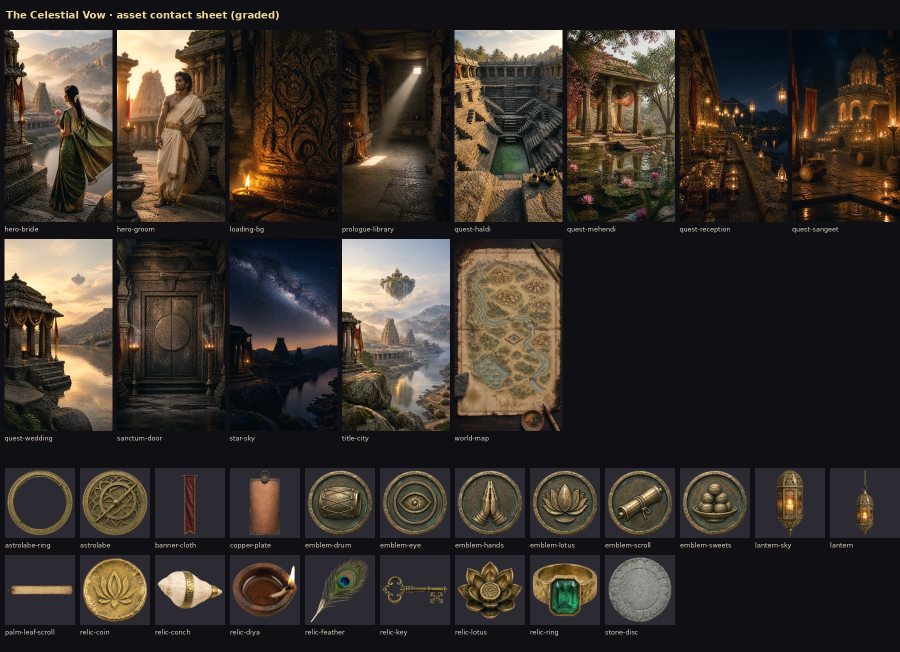
#> input picture kavya-weds-siddharth/assets/contact-sheet.jpg, 1800 x 1304 px (shown at 1/2 size)
$ python grade.py ../kavya-weds-siddharth/assets/og-image.jpg ../kavya-weds-siddharth/assets/contact-sheet.jpg ../kavya-weds-siddharth/assets/contact-sheet.jpg 5
#> lines starting #> are read from the running program, lines starting #| are printed output that depends on the picture
"""One cinematic grade for every asset, then web-optimised exports.
Usage: python3 tools/grade.py scene <raw.jpg> <name>      -> assets/scenes/<name>.webp/.jpg (1080x1920)
       python3 tools/grade.py cut   <raw.png> <name> [max] -> assets/cutouts/<name>.webp (trimmed, alpha)
Grade: warm highlights, slightly teal shadows, gently lifted blacks, controlled saturation. No baked grain.
"""
import sys, os, io
import numpy as np
from PIL import Image, ImageFilter

ROOT = os.path.join(os.path.dirname(__file__), "..", "kavya-weds-siddharth", "assets")

def grade(rgb):
    a = np.asarray(rgb).astype(np.float32) / 255.0
    L = (a @ np.array([0.2126, 0.7152, 0.0722], np.float32))[..., None]
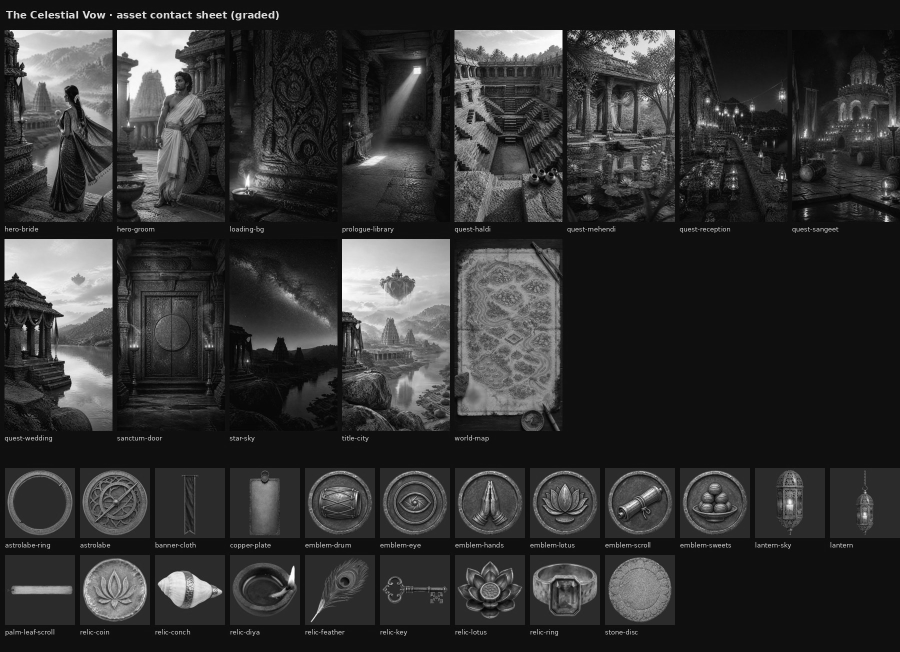
#> L: shape (1304, 1800, 1) float32 (shown at 1/2 size); min 0, max 1, mean 0.202
    a = np.clip((a - 0.5) * 1.04 + 0.5, 0, 1)               # a touch of contrast
    ws, wh = (1 - L) ** 2, L ** 2
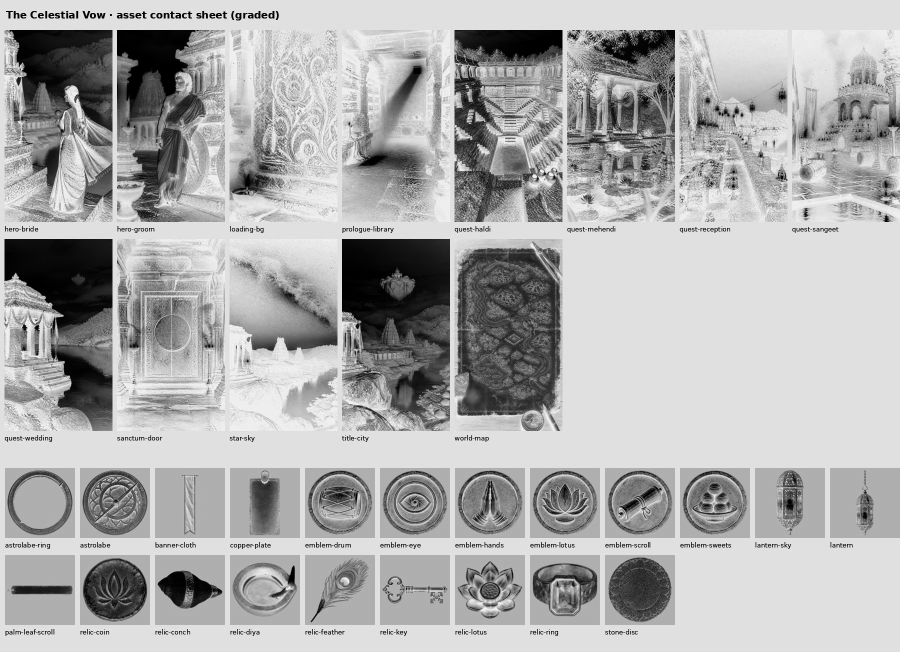
#> ws: shape (1304, 1800, 1) float32 (shown at 1/2 size); min 0, max 1, mean 0.679
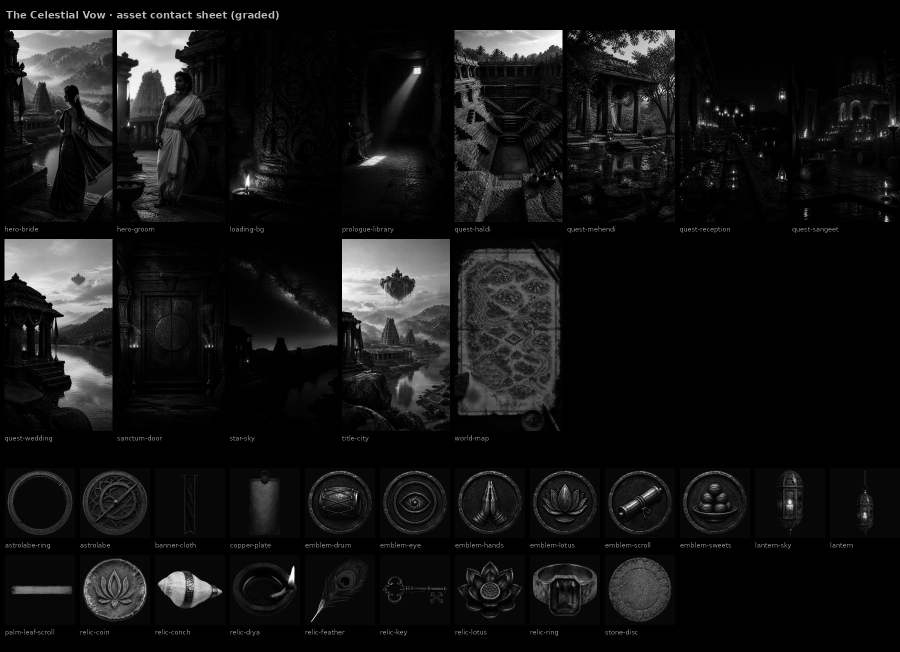
#> wh: shape (1304, 1800, 1) float32 (shown at 1/2 size); min 0, max 1, mean 0.0826
    a += ws * np.array([-0.022, 0.006, 0.020], np.float32)    # teal-leaning shadows
    a += wh * np.array([0.030, 0.012, -0.022], np.float32)    # warm highlights
    L2 = (a @ np.array([0.2126, 0.7152, 0.0722], np.float32))[..., None]
    a = L2 + (a - L2) * 0.9                                    # controlled saturation
    a = 0.03 + a * 0.97                                        # gently lifted blacks
    return Image.fromarray((np.clip(a, 0, 1) * 255 + 0.5).astype(np.uint8))

def save_under(img, path, fmt, limit, q=82, **kw):
    while True:
        buf = io.BytesIO(); img.save(buf, fmt, quality=q, **kw)
        if buf.tell() <= limit or q <= 50: break
        q -= 4
    open(path, "wb").write(buf.getvalue()); return buf.tell(), q

def scene(src, name, blur=None):
    im = Image.open(src).convert("RGB")
    W, H = 1080, 1920
    s = max(W / im.width, H / im.height); im = im.resize((round(im.width * s), round(im.height * s)), Image.LANCZOS)
    l, t = (im.width - W) // 2, (im.height - H) // 2; im = im.crop((l, t, l + W, t + H))
    if blur:  # remove pseudo-text (e.g. letters on a compass)
        from PIL import ImageDraw
        blurred = im.filter(ImageFilter.GaussianBlur(12))
        for box in blur:  # feathered ellipse so no hard edges remain
            m = Image.new("L", im.size, 0); ImageDraw.Draw(m).ellipse(box, fill=255)
            f = max(3, min(28, (box[2]-box[0]) // 6)); im = Image.composite(blurred, im, m.filter(ImageFilter.GaussianBlur(f)))
    im = grade(im)
    d = os.path.join(ROOT, "scenes"); os.makedirs(d, exist_ok=True)
    a = save_under(im, os.path.join(d, name + ".webp"), "WEBP", 340_000, method=6)
    b = save_under(im, os.path.join(d, name + ".jpg"), "JPEG", 340_000, optimize=True, progressive=True)
    print(name, "webp", a, "jpg", b)

def cut(src, name, maxdim=640, limit=150_000):
    im = Image.open(src).convert("RGBA")
    rgb = grade(im.convert("RGB")); alpha = im.getchannel("A")
#> after `alpha = im.getchannel('A')`: alpha: PIL image 1800x1304 L; every value is 255
    im = Image.merge("RGBA", (*rgb.split(), alpha))
    bbox = alpha.point(lambda v: 255 if v > 8 else 0).getbbox(); im = im.crop(bbox)
#> after `bbox = alpha.point(lambda v: 255 if v > 8 else 0).getbbox()`: bbox = (0, 0, 1800, 1304)
    s = min(1, maxdim / max(im.size)); im = im.resize((max(1, round(im.width * s)), max(1, round(im.height * s))), Image.LANCZOS)
#> after `s = min(1, maxdim / max(im.size))`: s = 0.00278
    d = os.path.join(ROOT, "cutouts"); os.makedirs(d, exist_ok=True)
    print(name, im.size, save_under(im, os.path.join(d, name + ".webp"), "WEBP", limit, q=86, method=6))
#> after the loop in save_under, `while True:`: q = 86
#| ../kavya-weds-siddharth/assets/contact-sheet.jpg (5, 4) (74, 86)

if __name__ == "__main__":
    kind, src, name = sys.argv[1:4]
    if kind == "scene":
        blur = [tuple(map(int, b.split(","))) for b in sys.argv[4:]] or None
        scene(src, name, blur)
    else:
        cut(src, name, int(sys.argv[4]) if len(sys.argv) > 4 else 640)
